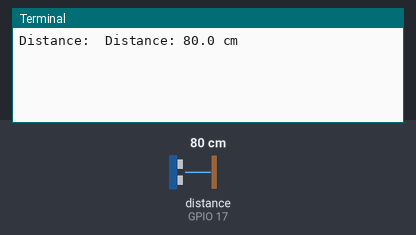
Recording of a program running on a simulated Raspberry Pi (BCM pin numbers). Shown: the last lines printed to the terminal. Inputs (shaded band) come from the test bench; at power-on: distance to the obstacle (sensor on GPIO 17) 80 cm. The echo pulse lasts 58.3 µs per cm; the clock reads 2024-03-15 10:24:30 at power-on unless the program sets it.

Above: at 1.2 s.
1.3 s: distance to the obstacle (sensor on GPIO 17) set to 2 cm
At 2.3 s:
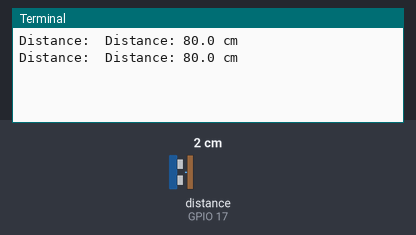
2.8 s: distance to the obstacle (sensor on GPIO 17) set to 4 cm
At 4.3 s:
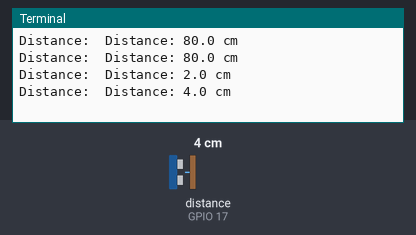
Timing chart, 0 to 5.8 s (numbered marks = the images above; inputs shaded):
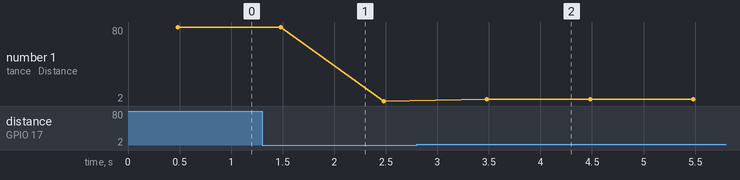

The program:

distance.py
```python
import json
import logging
from time import sleep

from gpiozero import DistanceSensor


class Ultrasonic:
    def __init__(self, pins, setup=False):
        self.echo = pins["E"]
        self.trigger = pins["T"]

        if setup:
            self.setup()

    def setup(self):
        self.device = DistanceSensor(echo=self.echo, trigger=self.trigger)

    def cleanup(self):
        self.device.close()

    def read(self):
        distance = self.device.distance*100

        message = "Distance: {:.1f} cm".format(distance)

        json_file = {
            "sensor": "ultrasonic",
            "message": message,
            "message_type": "data",
            "distance": distance
        }

        return json_file

    def process(self, ws, delay):
        try:
            json_file = self.read()

            # Send data if json_file is not empty
            if not len(json_file) == 0:
                ws.send(json.dumps(json_file))

            sleep(delay)

        except (RuntimeError, TypeError) as error:
            logging.warning(error.args[0])
            sleep(2.0)


if __name__ == "__main__":
    pins = {
        "T": 18,
        "E": 17
    }

    sensor = Ultrasonic(pins, setup=True)

    try:
        while True:
            distance = sensor.device.distance*100
            print('Distance: ', "Distance: {:.1f} cm".format(distance))
            sleep(1)
    except KeyboardInterrupt:
        sensor.cleanup()
        print("\nQuitting Program")
```

Measured:
- after the input at 2.8 s, the terminal: prints a new line after 0.68 s (image 2)
- plotted number 1: 80 → 2 after the input at 1.3 s, 2 → 4 after the input at 2.8 s
